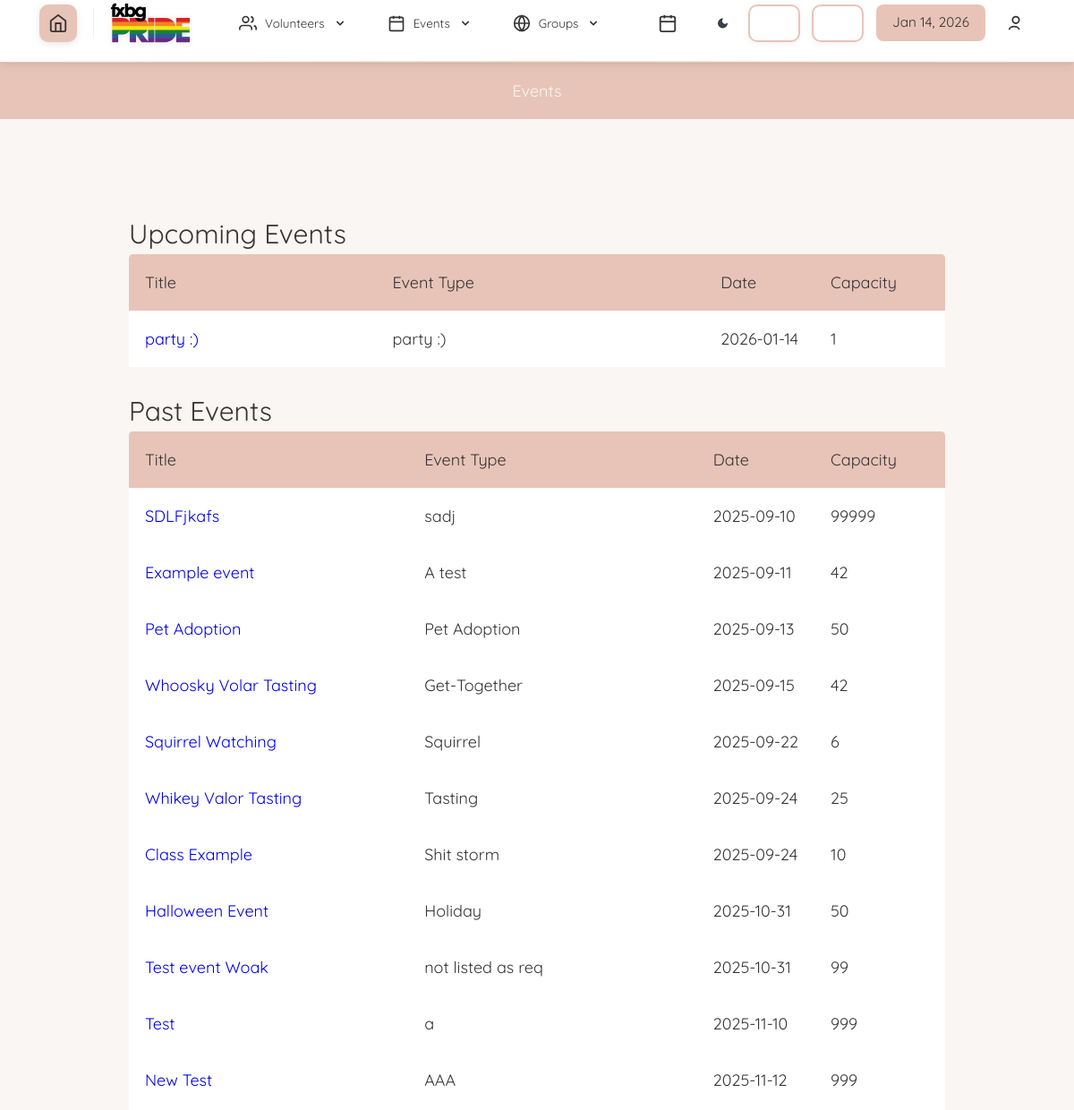
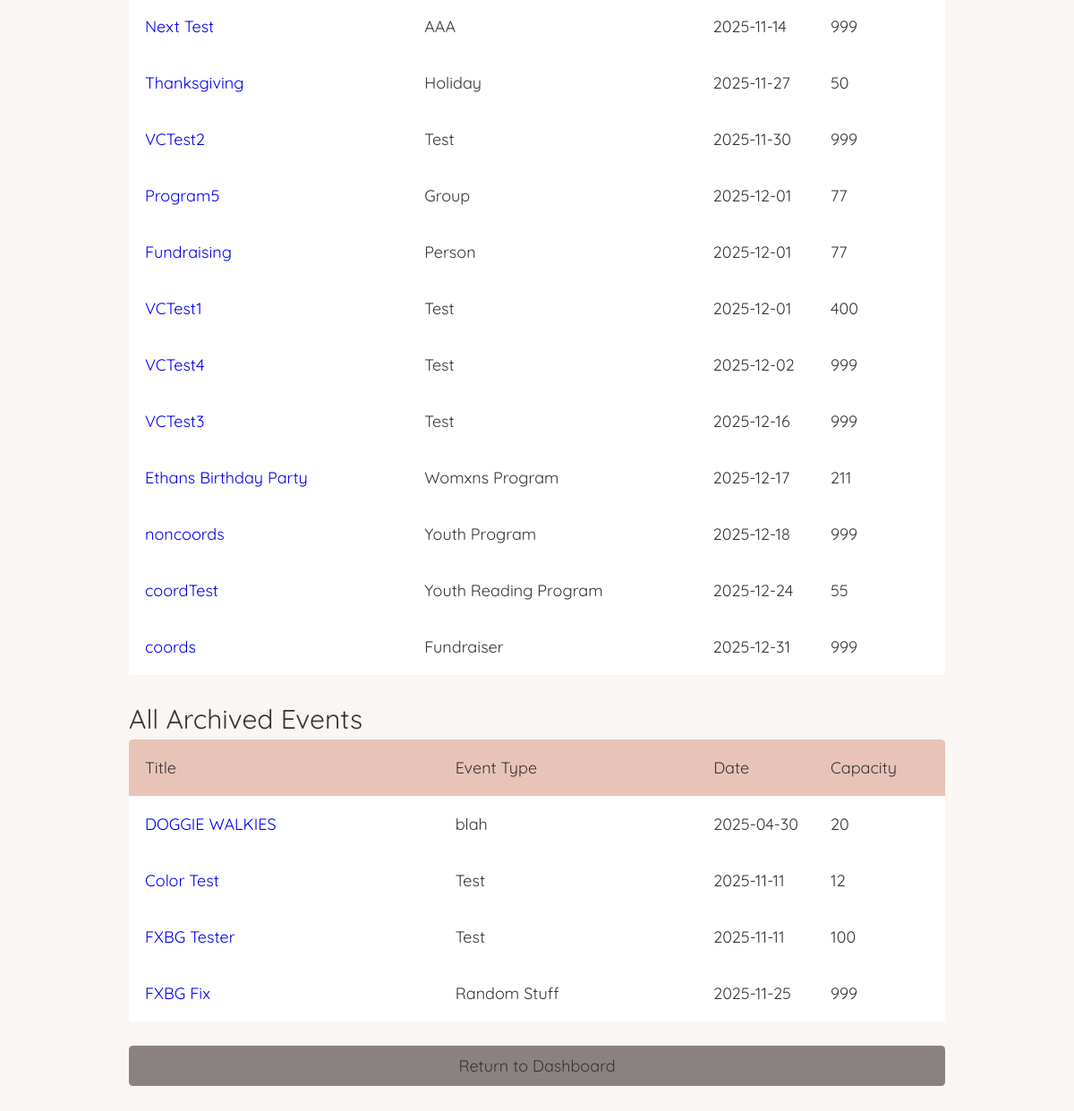
Page /viewAllEvents.php (signed in) on the committed database (2 pictures, top to bottom).
### tables this page shows
CREATE TABLE `dbevents` (
  `id` int NOT NULL,
  `name` text NOT NULL,
  `date` char(10) NOT NULL,
  `startTime` char(5) NOT NULL,
  `endTime` char(5) NOT NULL,
  `description` text NOT NULL,
  `capacity` int NOT NULL,
  `completed` text NOT NULL,
  `restricted_signup` tinyint(1) NOT NULL,
  `location` text,
  `type` text NOT NULL,
  `volunteer_coordinator` int DEFAULT NULL
);

### database/dbEvents.php (called while the page is built, shortened)
<?php
include_once(dirname(__FILE__) . '/../domain/Event.php');
function make_an_event($result_row)
{
    $theEvent = new Event(
        $result_row['id'],
        $result_row['name'],
        date: $result_row['date'],
        startTime: $result_row['startTime'],
        endTime: $result_row['endTime'],
        description: $result_row['description'],
        capacity: $result_row['capacity'],
        completed: $result_row['completed'],
        restricted_signup: $result_row['restricted_signup'],
        type: $result_row['type']
    );
    return $theEvent;
}
function get_all_events_sorted_by_date_not_archived()
{
    $con = connect();
    $query = "SELECT * FROM dbevents" .
           " WHERE completed = 'no'" .
           " ORDER BY date ASC";
    $result = mysqli_query($con, $query);
    $theEvents = array();
    while ($result_row = mysqli_fetch_assoc($result)) {
        $theEvent = make_an_event($result_row);
        $theEvents[] = $theEvent;
    }
    return $theEvents;
}
function get_all_events_sorted_by_date_and_archived()
{
    $con = connect();
    $query = "SELECT * FROM dbevents" .
           " WHERE completed = 'yes'" .
           " ORDER BY date ASC";
    $result = mysqli_query($con, $query);
    $theEvents = array();
    while ($result_row = mysqli_fetch_assoc($result)) {
        $theEvent = make_an_event($result_row);
        $theEvents[] = $theEvent;
    }
    return $theEvents;
}

### domain/Event.php (called while the page is built, shortened)
<?php
class Event
{
    private $id;
    private $name;
    private $date;
    private $capacity;
    private $type;
    function __construct($id, $name, $date, $startTime, $endTime, $description, $capacity, $completed, $restricted_signup, $type)
    {
        $this->id = $id;
        $this->name = $name;
        $this->date = $date;
        $this->capacity = $capacity;
        $this->type = $type;
    }
    function getID()
    {
        return $this->id;
    }
    function getName()
    {
        return $this->name;
    }
    function getDate()
    {
        return $this->date;
    }
    function getCapacity()
    {
        return $this->capacity;
    }
    function getEventType()
    {
        return $this->type;
    }
}

### viewAllEvents.php (the view, shortened to what this page needs)
<?php
    $accessLevel = 0;
if (isset($_SESSION['_id'])) {
    $accessLevel = $_SESSION['access_level'];
}
    include 'database/dbEvents.php';
?>
<!DOCTYPE html>
<html>
    <head>
        <?php require_once('universal.inc') ?>
        <link rel="stylesheet" href="css/messages.css"></link>
    </head>
    <body>
        <?php require_once('header.php') ?>
        <?php require_once('database/dbEvents.php');?>
        <h1>Events</h1>
        <main class="general">
            <?php
                $events = get_all_events_sorted_by_date_not_archived();
                $archivedevents = get_all_events_sorted_by_date_and_archived();
                $today = new DateTime();
                $upcomingEvents = array_filter($events, function ($event) use ($today) {
                    $eventDate = new DateTime($event->getDate());
                    return $eventDate >= $today;
                });
                $pastEvents = array_filter($events, function ($event) use ($today) {
                    $eventDate = new DateTime($event->getDate());
                    return $eventDate < $today;
                });
                if (sizeof($upcomingEvents) > 0) : ?>
                <div class="table-wrapper">
                    <h2>Upcoming Events</h2>
                    <table class="general">
                        <thead>
                            <tr>
                                <th>Title</th>
                                <th>Event Type</th>
                                <th style="width:1px">Date</th>
                                <th style="width:1px">Capacity</th>
                                <th style="width:1px"></th>
                            </tr>
                        </thead>
                        <tbody class="standout">
                            <?php
                            foreach ($upcomingEvents as $event) {
                                $eventID = $event->getID();
                                $title = $event->getName();
                                $date = $event->getDate();
                                $capacity = $event->getCapacity();
                                $type = $event->getEventType();
                                    echo "
                                    <tr data-event-id='$eventID'>
                                        <td><a href='event.php?id=$eventID'>$title</a></td>
                                        <td>$type</td>
                                        <td>$date</td>
                                        <td>$capacity</td><td></td></tr>";
                            }
                            ?>
                        </tbody>
                    </table>
                </div>
                <?php else : ?>
                    <p class="no-events standout">No upcoming events available.</p>
                <?php endif; ?>
                <?php if (sizeof($pastEvents) > 0) : ?>
                    <div class="table-wrapper">
                        <h2>Past Events</h2>
                        <table class="general">
                            <thead>
                                <tr>
                                    <th>Title</th>
                                    <th>Event Type</th>
                                    <th style="width:1px">Date</th>
                                    <th style="width:1px">Capacity</th>
                                    <th style="width:1px"></th>
                                </tr>
                            </thead>
                            <tbody class="standout">
                                <?php foreach ($pastEvents as $event) : ?>
                                    <?php
                                        $eventID = $event->getID();
                                        $title = htmlspecialchars($event->getName());
                                        $type = htmlspecialchars($event->getEventType());
                                        $date = htmlspecialchars($event->getDate());
                                        $capacity = htmlspecialchars($event->getCapacity());
                                    ?>
                                    <tr data-event-id="<?= $eventID ?>">
                                        <td><a href="event.php?id=<?= $eventID ?>"><?= $title ?></a></td>
                                        <td><?= $type ?></td>
                                        <td><?= $date ?></td>
                                        <td><?= $capacity ?></td><td></td>
                                    </tr>
                                <?php endforeach; ?>
                            </tbody>
                        </table>
                    </div>
                <?php elseif ($accessLevel > 1) : ?>
                    <p class="no-events standout">No past events available.</p>
                <?php endif; ?>
                <?php if ($accessLevel > 1 && sizeof($archivedevents) > 0) : ?>
                    <div class="table-wrapper">
                        <h2>All Archived Events</h2>
                        <table class="general">
                            <thead>
                                <tr>
                                    <th>Title</th>
                                    <th>Event Type</th>
                                    <th style="width:1px">Date</th>
                                    <th style="width:1px">Capacity</th>
                                    <th style="width:1px"></th>
                                </tr>
                            </thead>
                            <tbody class="standout">
                                <?php foreach ($archivedevents as $event) : ?>
                                    <?php
                                        $eventID = $event->getID();
                                        $title = htmlspecialchars($event->getName());
                                        $date = htmlspecialchars($event->getDate());
                                        $type = htmlspecialchars($event->getEventType());
                                        $capacity = htmlspecialchars($event->getCapacity());
                                    ?>
                                    <tr data-event-id="<?= $eventID ?>">
                                        <td><a href="event.php?id=<?= $eventID ?>"><?= $title ?></a></td>
                                        <td><?= $type ?></td>
                                        <td><?= $date ?></td>
                                        <td><?= $capacity ?></td><td></td>
                                    </tr>
                                <?php endforeach; ?>
                            </tbody>
                        </table>
                    </div>
                <?php elseif ($accessLevel > 1) : ?>
                    <p class="no-events standout">There are no archived events to display.</p>
                <?php endif; ?>
            <a class="button cancel" href="index.php">Return to Dashboard</a>
        </main>
    </body>
</html>

### css/base.css (style rules this page uses)
html, body, header, main, footer, div, span, p, h1, h2, h3, h4, h5, h6, ul, ol, li, input, select, textarea, form, section, label, table, td, tr, th, form, fieldset, em, button, a { padding: 0; margin: 0; font-size: inherit; font-family: inherit; font-weight: inherit; text-decoration: none; font-style: normal; box-sizing: border-box; text-align: left; list-style-type: none; border-spacing: 0; }
:root { --page-background-color: #ffffff; --page-font-color: #333333; --inactive-font-color: #d0d0d0; --inactive-background-color: #f0f0f0; --standout-background: #fafafa; --happy-toast-background-color: #1a7024; --happy-toast-font-color: white; --info-toast-background-color: #2f2f2f; --info-toast-font-color: white; --error-toast-background-color: #701a1a; --error-toast-font-color: white; --shadow-and-border-color: #e8c4b8; --main-color: #e8c4b8; --accent-color: #d4af37; --secondary-accent-color: #e8c4b8; --calendar-event-color: #808080; --calendar-event-color-hover: var(--main-color); --calendar-today-border: 2px solid var(--secondary-accent-color); --button-font-color: #363434; --button-padding: 0.5rem 1.5rem; --button-border-radius: 0.25rem; --standard-border: 1px solid #e8c4b8; --light-border: 1px solid var(--shadow-and-border-color); --text-field-border: 2px solid #e8c4b8; --cancel-button-background-color: #8a8280; --error-color: red; font-size: 18px; font-family: "Quicksand", sans-serif; font-weight: 400; }
body { background-color: var(--page-background-color); color: var(--page-font-color); font-family: "Quicksand", sans-serif; }
main:not(.login):not(.calendar-view):not(.dashboard) { padding: 1rem; }
input[type="submit"], button, .button { color: var(--button-font-color); background-color: var(--main-color); padding: var(--button-padding); border: none; border-radius: var(--button-border-radius); font-weight: 500; width: 100%; transition: background-color 0.3s; cursor: pointer; text-align: center; }
h1 { font-size: 1.5rem; font-weight: 500; margin-bottom: 2rem; background-color: var(--main-color); color: var(--page-background-color); width: 100%; text-align: center; padding: 1rem; }
h2 { font-size: 1.5rem; font-weight: 500; }
.button { display: inline-block; }
button.cancel, a.cancel { background-color: var(--cancel-button-background-color); }
main.general, form.general { margin: 1rem; display: flex; flex-direction: column; gap: 0.5rem; }
table.general { width: 100%; padding-bottom: 1rem; }
table.general th:first-of-type { border-top-left-radius: 0.25rem; }
table.general th:last-of-type { border-top-right-radius: 0.25rem; }
table.general th { background-color: var(--main-color); color: var(--button-font-color); font-weight: 500; }
table.general th, table.general td { padding: 1rem; white-space: nowrap; }
.standout { border-bottom: 3px solid var(--shadow-and-border-color); padding: 1rem; background-color: var(--standout-background); }
@media only screen and (min-width: 1024px) { main.general, form.general { margin: 0rem 8rem 4rem 8rem; } }

### css/messages.css (style rules this page uses)
:root { --unread-message-background: #f1eadf; --message-body-border-color: #ddd; --priorityone-color: #4fffb0; --prioritytwo-color: #f0e68c; --prioritythree-color: #fd5c63; }

### css/pwa-mobile.css (style rules this page uses)
@media (min-width: 769px) { * { -webkit-tap-highlight-color: transparent; } }
a:not(.calendar-event), button { position: relative; }
html { scroll-behavior: smooth; }
.table-wrapper, .mobile-more-content, .nav-menu { -webkit-overflow-scrolling: touch; }
@media (min-width: 769px) { .table-wrapper { overflow-x: visible !important; } }
@media (min-width: 769px) { table, table.general { min-width: auto !important; } }
@media (min-width: 769px) { h1 { font-size: inherit !important; } }
@media (min-width: 769px) { main.general { padding: inherit !important; } }

### css/accessibility-settings.css (style rules this page uses)
body, body * { font-family: var( --accessibility-font-family, var(--default-font-family, "Quicksand", sans-serif) ) !important; }
body, body *, p, span, div, a, button, input, select, textarea, label, li, td, th, h1, h2, h3, h4, h5, h6 { font-weight: var(--accessibility-font-weight, 400) !important; line-height: var(--accessibility-line-height, 1.5) !important; letter-spacing: var(--accessibility-letter-spacing, 0) !important; }
html { font-size: calc(18px * var(--accessibility-font-scale, 1)) !important; }
body, p, span, div, a, button, input, select, textarea, label { transition: font-size 0.3s ease, font-weight 0.3s ease, line-height 0.3s ease, letter-spacing 0.3s ease; }

### rows in the picture
dbevents: name "party :)", type "party :)", date "2026-01-14", capacity "1"
dbevents: name "SDLFjkafs", type "sadj", date "2025-09-10", capacity "99999"
dbevents: name "Example event", type "A test", date "2025-09-11", capacity "42"
dbevents: name "Pet Adoption", type "Pet Adoption", date "2025-09-13", capacity "50"
dbevents: name "Whoosky Volar Tasting", type "Get-Together", date "2025-09-15", capacity "42"
dbevents: name "Squirrel Watching", type "Squirrel", date "2025-09-22", capacity "6"
dbevents: name "Whikey Valor Tasting", type "Tasting", date "2025-09-24", capacity "25"
dbevents: name "Class Example", type "Shit storm", date "2025-09-24", capacity "10"
dbevents: name "Halloween Event", type "Holiday", date "2025-10-31", capacity "50"
dbevents: name "Test event Woak", type "not listed as req", date "2025-10-31", capacity "99"
dbevents: name "Test", type "a", date "2025-11-10", capacity "999"
dbevents: name "New Test", type "AAA", date "2025-11-12", capacity "999"
dbevents: name "Next Test", type "AAA", date "2025-11-14", capacity "999"
dbevents: name "Thanksgiving", type "Holiday", date "2025-11-27", capacity "50"
dbevents: name "VCTest2", type "Test", date "2025-11-30", capacity "999"
dbevents: name "Program5", type "Group", date "2025-12-01", capacity "77"
dbevents: name "Fundraising", type "Person", date "2025-12-01", capacity "77"
dbevents: name "VCTest1", type "Test", date "2025-12-01", capacity "400"
dbevents: name "VCTest4", type "Test", date "2025-12-02", capacity "999"
dbevents: name "VCTest3", type "Test", date "2025-12-16", capacity "999"
dbevents: name "Ethans Birthday Party", type "Womxns Program", date "2025-12-17", capacity "211"
dbevents: name "noncoords", type "Youth Program", date "2025-12-18", capacity "999"
dbevents: name "coordTest", type "Youth Reading Program", date "2025-12-24", capacity "55"
dbevents: name "coords", type "Fundraiser", date "2025-12-31", capacity "999"
dbevents: name "DOGGIE WALKIES", type "blah", date "2025-04-30", capacity "20"
dbevents: name "Color Test", type "Test", date "2025-11-11", capacity "12"
dbevents: name "FXBG Tester", type "Test", date "2025-11-11", capacity "100"
dbevents: name "FXBG Fix", type "Random Stuff", date "2025-11-25", capacity "999"
